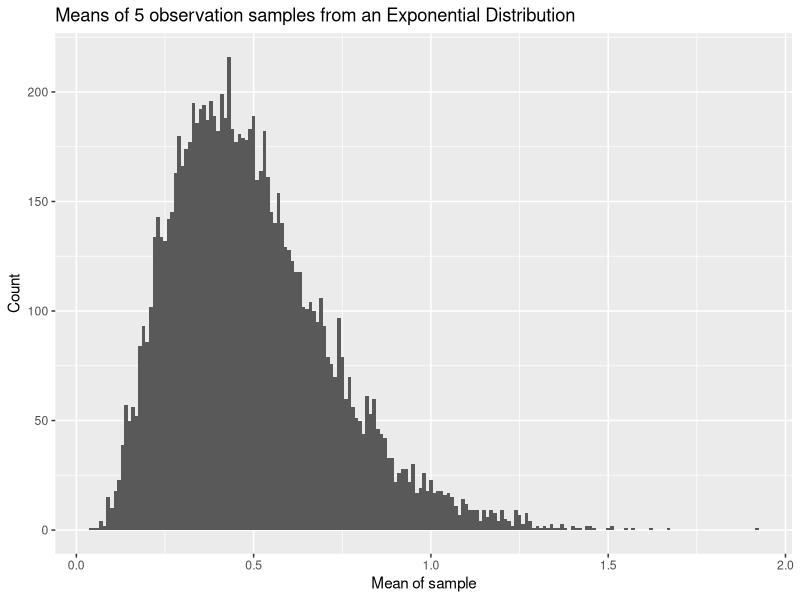
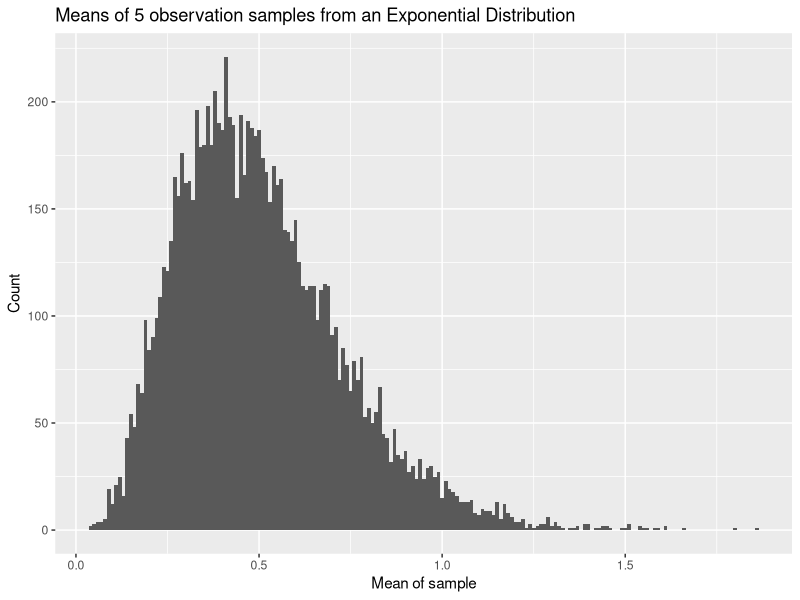
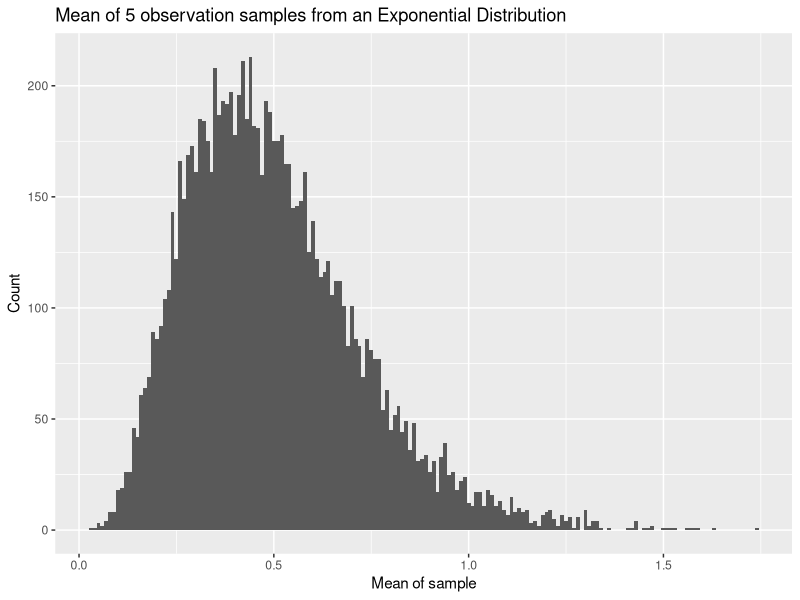
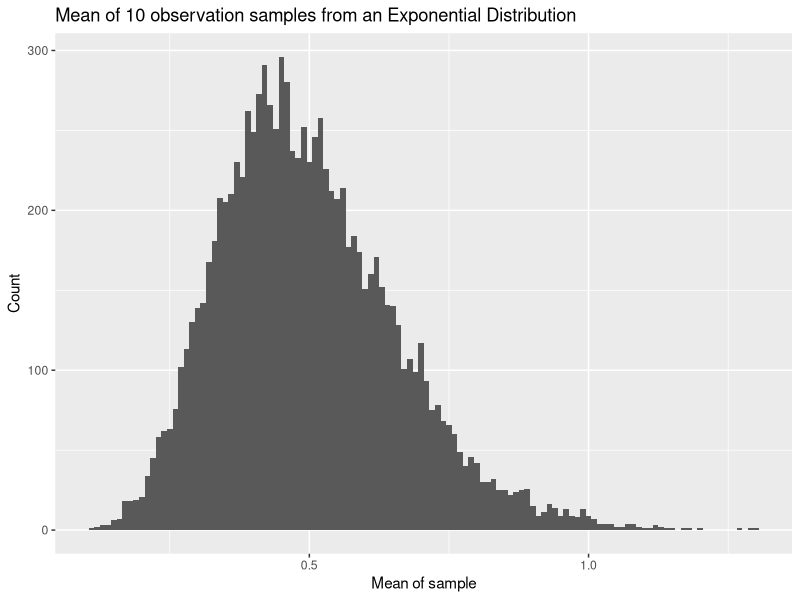
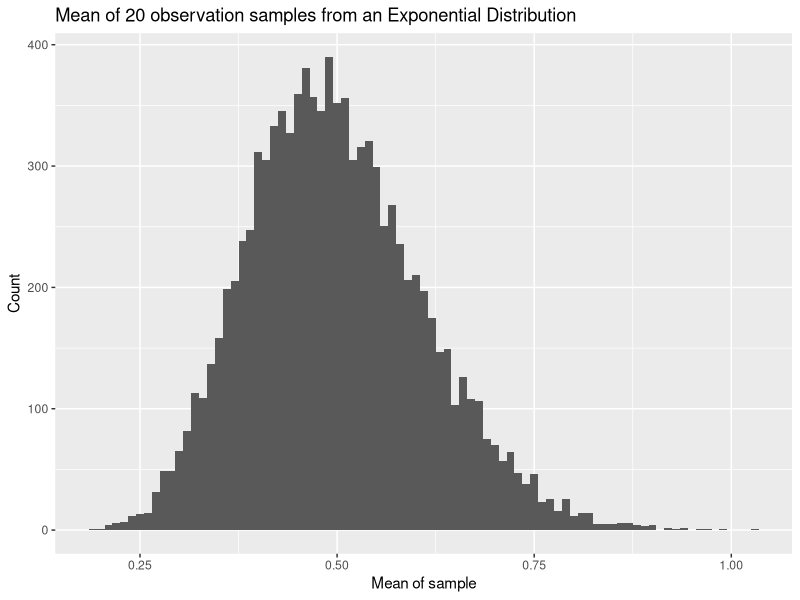
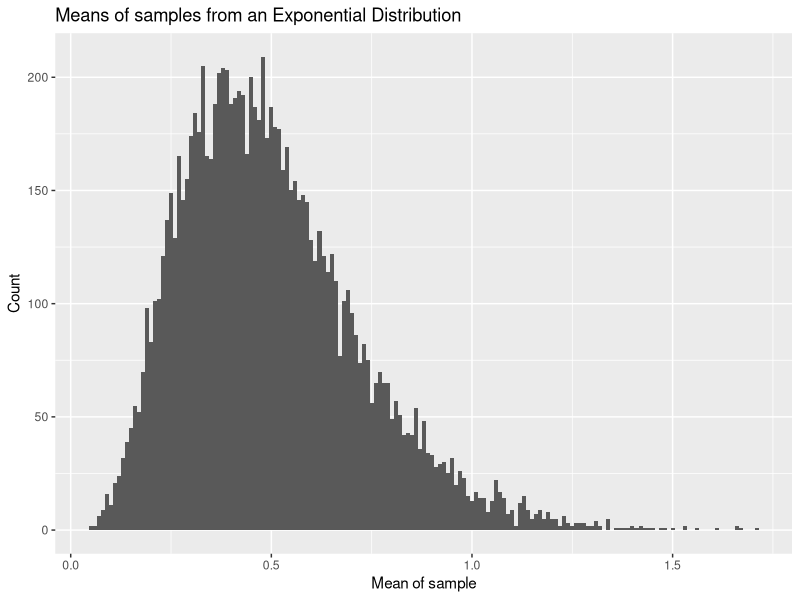

Source code (R) for these figures, in order:
## ---- chunk 1
library(tidyverse)
tribble( ~x,    ~y,    ~w,    ~z,
              210,   300,   220,   180,
              102,   100,   119,   187,
              176,   175,   188,   173,
              87,    95,   91,     94,
              202,   210,  234,    218,
              110,   122,  131,    128,
) -> dt
dt
## ---- chunk 2
for(i in colnames(dt)){
  print(map(dt[i], mean))
}
## ---- chunk 3
for(i in colnames(dt)){
  print(map(dt[i], sd))
}
## ---- chunk 4
map_dbl(dt, mean)
## ---- chunk 5
map_dbl(dt, sd)
## ---- chunk 6
for(i in colnames(dt)){
  print(map(dt[i], sqrt))}
## ---- chunk 7
for(i in colnames(dt)){
  print(map(dt[i], fivenum))
  print(map(dt[i], mean))
}
## ---- chunk 8
map_dbl(dt, mean)
## ---- chunk 9
map_dbl(dt, sd)
## ---- chunk 10
map(dt, sqrt)
## ---- chunk 11
map(dt, fivenum)
map_dbl(dt, mean)
## ---- chunk 12
fun <- function(){
  mean_vec <- numeric(10000)
  for(i in 1:10000){
    mean_vec[i] <- mean(rexp(5, rate = 2))
  }
  return(tibble(mean_vec))
}

means <- fun()

ggplot(means, aes(mean_vec)) +
  geom_histogram(binwidth = .01) +
  labs(
    title = "Means of 5 observation samples from an Exponential Distribution",
    x = "Mean of sample",
    y = "Count"
  )
## ---- chunk 13
fun <- function() {
  means <-  tibble(mean_vec = replicate(10000, mean(rexp(5, rate = 2))))
  return(means)
}

means2 <- fun()

ggplot(means2, aes(mean_vec)) +
  geom_histogram(binwidth = .01) +
  labs(
    title = "Means of 5 observation samples from an Exponential Distribution",
    x = "Mean of sample",
    y = "Count"
  )
## ---- chunk 14
sized_sample <- function(x) {
  means <-  tibble(mean_vec = replicate(10000, mean(rexp(x, rate = 2))))
  ggplot(means, aes(mean_vec)) +
  geom_histogram(binwidth = .01) +
  labs(
    title = sprintf("Mean of %i observation samples from an Exponential Distribution", i),
    x = "Mean of sample",
    y = "Count"
  )
}

for(i in c(5, 10, 20)){
  print(sized_sample(i))
}

## ---- chunk 15
map_fun <- function(){
 means <- numeric(10000)
 for(i in 1:10000){
   samp <- tibble(i = rexp(5, rate = 2))
   means[i] <- map_dbl(samp, mean)[[1]]
 }
 means_tbl <- tibble(mean_vec = means)
 return(means_tbl)
 
}
means <- map_fun()

ggplot(means, aes(mean_vec)) +
  geom_histogram(binwidth = .01) +
  labs(
    title = "Means of samples from an Exponential Distribution",
    x = "Mean of sample",
    y = "Count"
  )
## ---- chunk 16
dt <- mtcars
output <- vector("double", ncol(dt))  # 1. output (use appropriate data frame instead of df)
for (i in seq_along(dt)) {            # 2. sequence
  print(output[[i]] <- sd(dt[[i]]))      # 3. body
} #3
